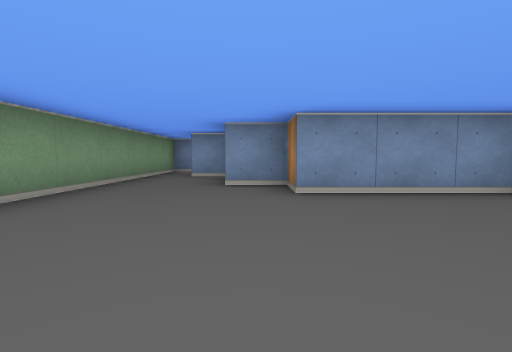
View 1 (above)

16 first-person views from a walk through a cub3D maze. The camera is about half as high as the walls, tilts 4° down and sees 85° across. The floor is counted in squares. Each view is taken from the middle of a square. On the plan, view 1 faces up. The plan holds only what a view shows up to about 9 squares ahead; the rest is blank.

View 2
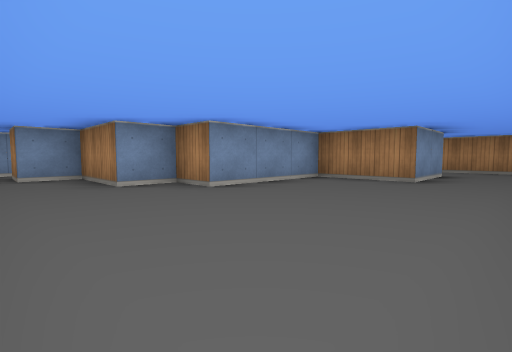

View 3
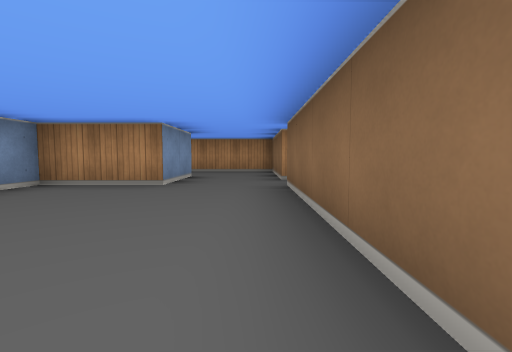

View 4
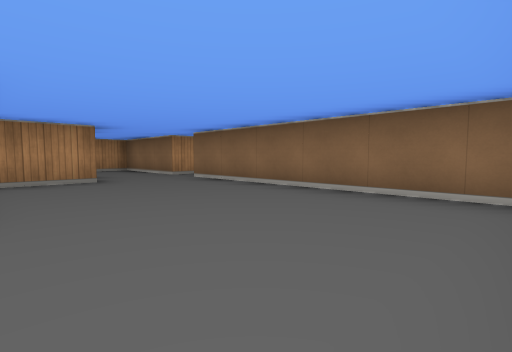

View 5
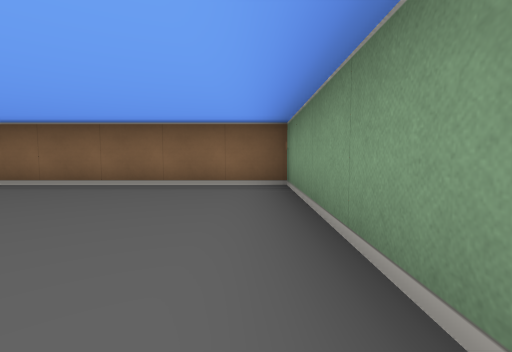

View 6
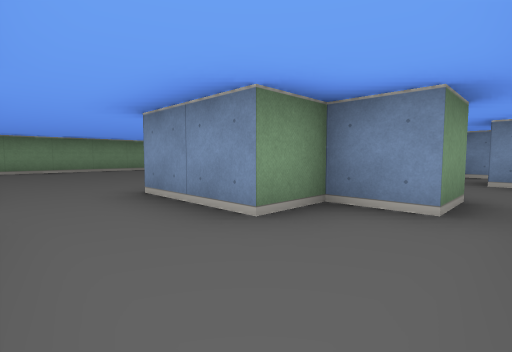

View 7
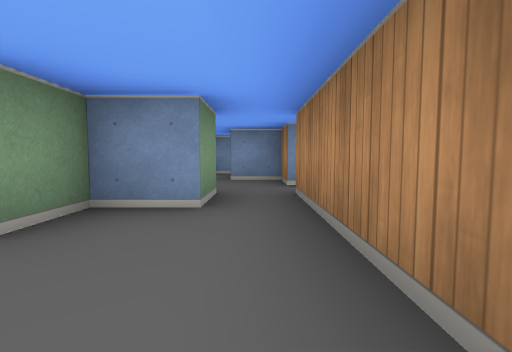

View 8
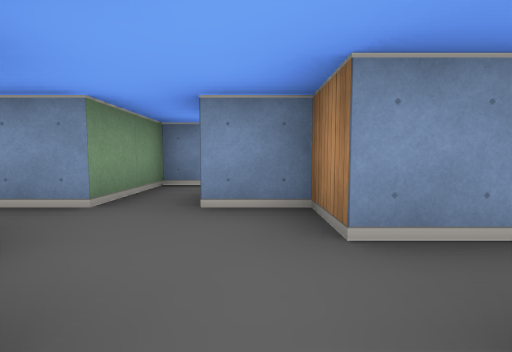

View 9
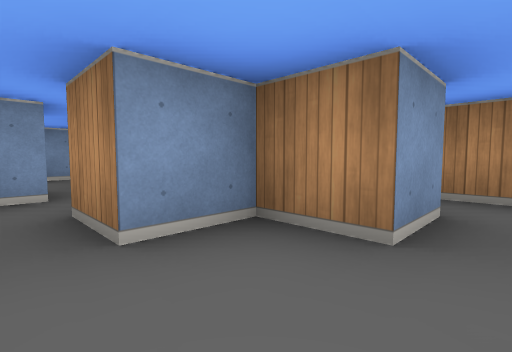

View 10
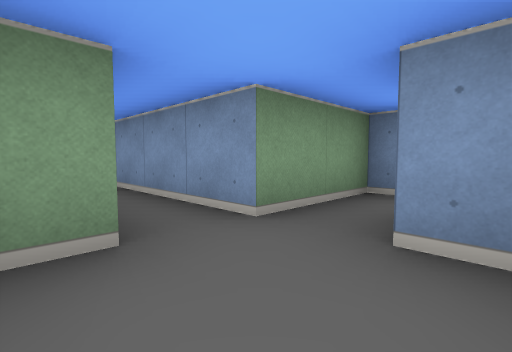

View 11
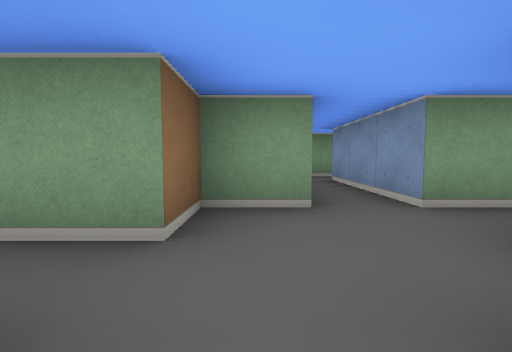

View 12
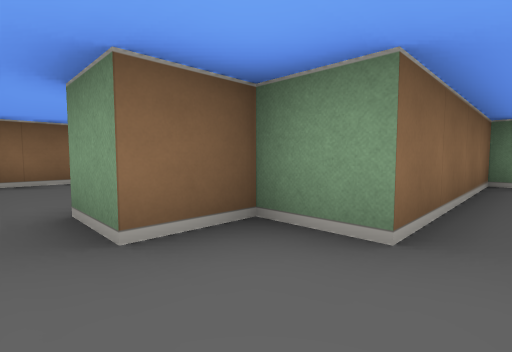

View 13
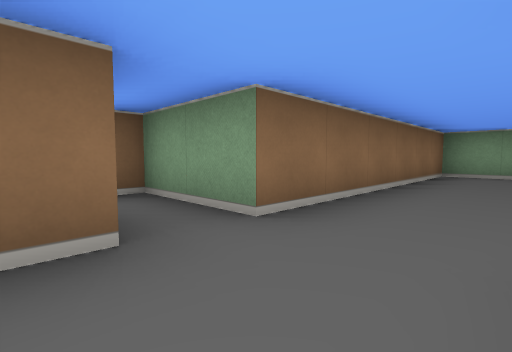

View 14
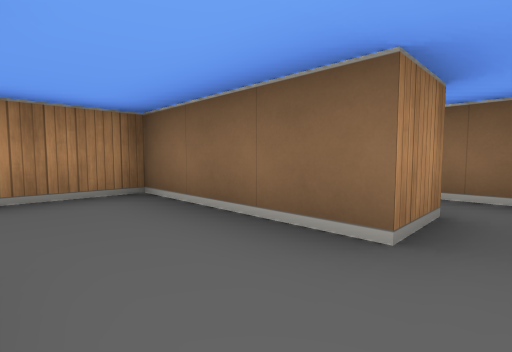

View 15
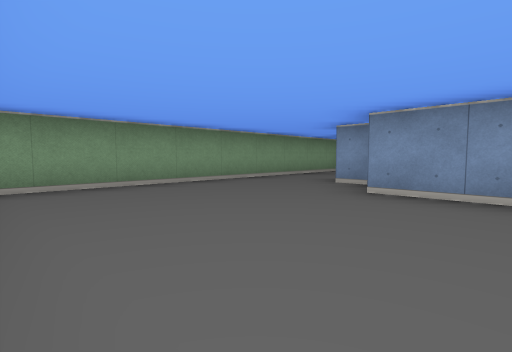

View 16
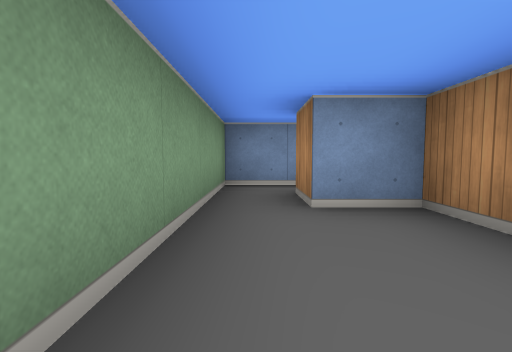

### Floor plan
Points are (right, up) in squares from view 1. A wall is a line through its corners. A room is listed if a view was taken in it or the views show most of it. See-through windows are left out.
Room 1 (views 1, 2, 3, 4, 5, 6, 7, 13, 14, 15, 16)
walls: (4.5, -1.6) (4.5, -0.5) (7.5, -0.5) (7.5, 2.5); (6.5, 2.5) (5.5, 2.5) (5.5, 1.5) (3.5, 1.5) (3.5, 3.5) (0.5, 3.5) (0.5, 4.5) (-0.5, 4.5) (-0.5, 6.5) (-1.5, 6.5); (-2.5, 6.5) (-2.5, -0.5) (3.5, -0.5) (3.5, -1.5)
ways out: opening at (7, 3) to room 2; opening at (-2, 7); opening at (4, -1)
Room 2 (views 8, 9, 10, 12)
walls: (5.5, 5.5) (2.5, 5.5); (7.5, 4.5) (7.5, 5.5) (6.5, 5.5); (7.5, 2.5) (7.5, 3.5); (1.5, 5.9) (1.5, 4.5) (5.5, 4.5) (5.5, 3.5) (6.5, 3.5) (6.5, 2.5)
ways out: opening at (7, 3) to room 1; opening at (8, 4) to room 3; opening at (2, 6); opening at (6, 6)
Room 3 (view 11)
walls: (9.5, 4.1) (9.5, 4.8); (8.6, 4.5) (7.5, 4.5)
ways out: opening at (8, 4) to room 2

Positions as (right, up) in squares from view 1, and headings:
1: (0, 0), facing up
2: (-2, 0), facing up-right
3: (-1, 0), facing right
4: (-2, 3), facing down-right
5: (-2, 4), facing down
6: (7, 0), facing up-left
7: (7, 0), facing up
8: (7, 3), facing up
9: (6, 4), facing up-right
10: (7, 4), facing up-left
11: (8, 4), facing left
12: (7, 5), facing down-left
13: (5, 1), facing down-left
14: (4, 1), facing down-right
15: (2, 0), facing up-left
16: (-2, 4), facing up
